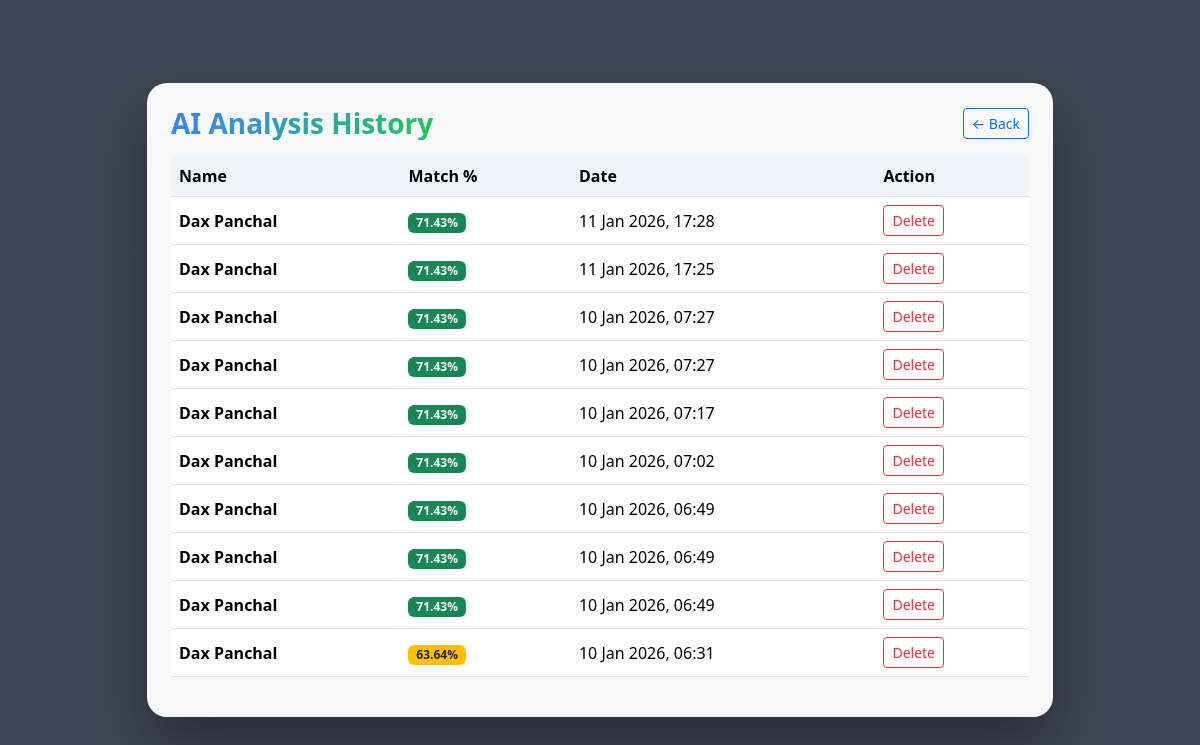
Before: /history/ with the older database file.
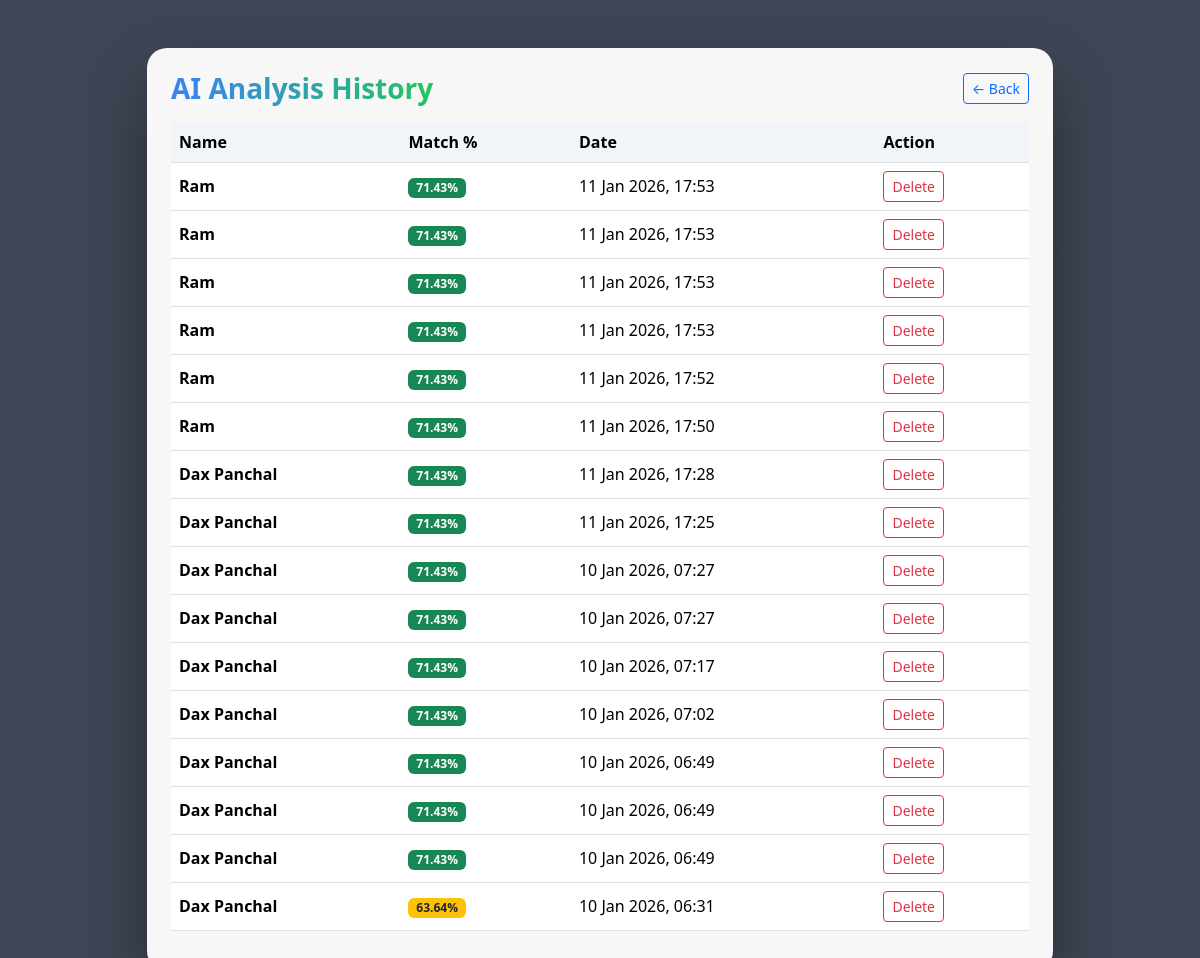
After: the same page with the newer database file.
### analyzer/models.py (models this page shows, shortened)
class AnalysisResult(models.Model):
    resume = models.ForeignKey(Resume, on_delete=models.CASCADE)
    matched_job = models.CharField(max_length=100)
    match_percentage = models.FloatField()
    created_at = models.DateTimeField(auto_now_add=True)

class Resume(models.Model):
    name = models.CharField(max_length=100)
    resume_file = models.FileField(upload_to='resumes/')
    uploaded_at = models.DateTimeField(auto_now_add=True)

### analyzer/views.py (the view)
# urls.py: path("history/", history, name="history"),
def history(request):
    results = AnalysisResult.objects.select_related("resume").order_by("-id")
    return render(request, "history.html", {"results": results})

### templates/history.html (shortened to what this page needs)
<!DOCTYPE html>
<html lang="en">
<head>
    <link
      href="https://cdn.jsdelivr.net/npm/bootstrap@5.3.3/dist/css/bootstrap.min.css"
      rel="stylesheet"
    >
</head>
<body>
<div class="container min-vh-100 d-flex align-items-center justify-content-center py-5">
    <div class="row w-100 justify-content-center">
        <div class="col-lg-10">
            <div class="card p-4">
                <div class="d-flex justify-content-between align-items-center mb-3">
                    <h3 class="fw-bold mb-0 title-ai">
                        AI Analysis History
                    </h3>
                    <a href="/" class="btn btn-outline-primary btn-sm">
                        ← Back
                    </a>
                </div>
                {% if results %}
                <div class="table-responsive">
                    <table class="table table-hover align-middle">
                        <thead>
                        <tr>
                            <th>Name</th>
                            <th>Match %</th>
                            <th>Date</th>
                            <th>Action</th>
                        </tr>
                        </thead>
                        <tbody>
                        {% for r in results %}
                        <tr>
                            <td class="fw-semibold">
                                {{ r.resume.name }}
                            </td>
                            <td>
                                <span class="badge
                                    {% if r.match_percentage >= 70 %}
                                        bg-success
                                    {% elif r.match_percentage >= 40 %}
                                        bg-warning text-dark
                                    {% else %}
                                        bg-danger
                                    {% endif %}
                                ">
                                    {{ r.match_percentage }}%
                                </span>
                            </td>
                            <td>
                                {{ r.created_at|date:"d M Y, H:i" }}
                            </td>
                            <td>
                                <form method="post"
                                      action="{% url 'delete_history' r.id %}"
                                      onsubmit="return confirm('Are you sure you want to delete this record?');">
                                    <button type="submit"
                                            class="btn btn-sm btn-outline-danger">
                                        Delete
                                    </button>
                                </form>
                            </td>
                        </tr>
                        {% endfor %}
                        </tbody>
                    </table>
                </div>
                {% else %}
                <div class="alert alert-info text-center">
                    No analysis history found.
                </div>
                {% endif %}
            </div>
        </div>
    </div>
</div>
</body>
</html>

Changed rows visible on the page:
added AnalysisResult: resume.name "Ram", match_percentage "71.43", created_at "11 Jan 2026, 17:53"
added AnalysisResult: resume.name "Ram", match_percentage "71.43", created_at "11 Jan 2026, 17:53"
added AnalysisResult: resume.name "Ram", match_percentage "71.43", created_at "11 Jan 2026, 17:53"
added AnalysisResult: resume.name "Ram", match_percentage "71.43", created_at "11 Jan 2026, 17:53"
added AnalysisResult: resume.name "Ram", match_percentage "71.43", created_at "11 Jan 2026, 17:52"
added AnalysisResult: resume.name "Ram", match_percentage "71.43", created_at "11 Jan 2026, 17:50"
